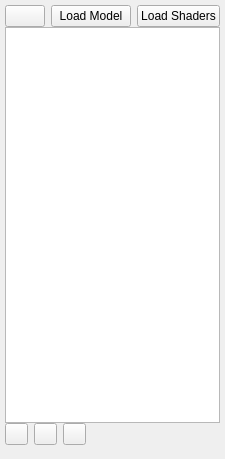
<?xml version="1.0" encoding="UTF-8"?>
<ui version="4.0">
 <class>ProjBrowserClass</class>
 <widget class="QWidget" name="ProjBrowserClass">
  <property name="geometry">
   <rect>
    <x>0</x>
    <y>0</y>
    <width>211</width>
    <height>459</height>
   </rect>
  </property>
  <property name="windowTitle">
   <string>ProjBrowser</string>
  </property>
  <layout class="QVBoxLayout" name="verticalLayout">
   <property name="spacing">
    <number>0</number>
   </property>
   <property name="leftMargin">
    <number>5</number>
   </property>
   <property name="topMargin">
    <number>5</number>
   </property>
   <property name="rightMargin">
    <number>5</number>
   </property>
   <property name="bottomMargin">
    <number>5</number>
   </property>
   <item>
    <layout class="QHBoxLayout" name="horizontalLayout">
     <item>
      <widget class="QPushButton" name="saveBut">
       <property name="text">
        <string/>
       </property>
       <property name="icon">
        <iconset resource="KawaiiGL.qrc">
         <normaloff>:/images/save.png</normaloff>:/images/save.png</iconset>
       </property>
      </widget>
     </item>
     <item>
      <spacer name="horizontalSpacer">
       <property name="orientation">
        <enum>Qt::Horizontal</enum>
       </property>
       <property name="sizeHint" stdset="0">
        <size>
         <width>40</width>
         <height>20</height>
        </size>
       </property>
      </spacer>
     </item>
     <item>
      <widget class="QPushButton" name="loadModelBut">
       <property name="maximumSize">
        <size>
         <width>100</width>
         <height>23</height>
        </size>
       </property>
       <property name="text">
        <string>Load Model</string>
       </property>
      </widget>
     </item>
     <item>
      <widget class="QPushButton" name="loadBut">
       <property name="maximumSize">
        <size>
         <width>100</width>
         <height>23</height>
        </size>
       </property>
       <property name="text">
        <string>Load Shaders</string>
       </property>
      </widget>
     </item>
    </layout>
   </item>
   <item>
    <widget class="CtxTreeWidget" name="tree">
     <property name="tabKeyNavigation">
      <bool>true</bool>
     </property>
     <property name="selectionMode">
      <enum>QAbstractItemView::ExtendedSelection</enum>
     </property>
     <property name="selectionBehavior">
      <enum>QAbstractItemView::SelectItems</enum>
     </property>
     <property name="indentation">
      <number>10</number>
     </property>
     <property name="headerHidden">
      <bool>true</bool>
     </property>
     <property name="expandsOnDoubleClick">
      <bool>false</bool>
     </property>
     <column>
      <property name="text">
       <string>1</string>
      </property>
     </column>
    </widget>
   </item>
   <item>
    <layout class="QHBoxLayout" name="horizontalLayout_2">
     <property name="bottomMargin">
      <number>9</number>
     </property>
     <item>
      <widget class="QPushButton" name="upBut">
       <property name="maximumSize">
        <size>
         <width>23</width>
         <height>23</height>
        </size>
       </property>
       <property name="icon">
        <iconset>
         <normaloff>://images/arrow-up.png</normaloff>://images/arrow-up.png</iconset>
       </property>
      </widget>
     </item>
     <item>
      <widget class="QPushButton" name="downBut">
       <property name="maximumSize">
        <size>
         <width>23</width>
         <height>23</height>
        </size>
       </property>
       <property name="icon">
        <iconset>
         <normaloff>://images/arrow-down.png</normaloff>://images/arrow-down.png</iconset>
       </property>
      </widget>
     </item>
     <item>
      <widget class="QPushButton" name="removeBut">
       <property name="maximumSize">
        <size>
         <width>23</width>
         <height>23</height>
        </size>
       </property>
       <property name="icon">
        <iconset>
         <normaloff>://images/cross.png</normaloff>://images/cross.png</iconset>
       </property>
      </widget>
     </item>
     <item>
      <spacer name="horizontalSpacer_2">
       <property name="orientation">
        <enum>Qt::Horizontal</enum>
       </property>
       <property name="sizeHint" stdset="0">
        <size>
         <width>40</width>
         <height>20</height>
        </size>
       </property>
      </spacer>
     </item>
    </layout>
   </item>
  </layout>
 </widget>
 <layoutdefault spacing="6" margin="11"/>
 <customwidgets>
  <customwidget>
   <class>CtxTreeWidget</class>
   <extends>QTreeWidget</extends>
   <header>MyLib\CtxTreeWidget.h</header>
  </customwidget>
 </customwidgets>
 <resources>
  <include location="KawaiiGL.qrc"/>
 </resources>
 <connections/>
</ui>
